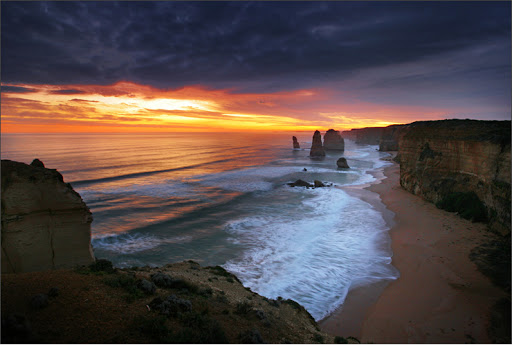
#> input picture landscape.jpg, 512 x 345 px, given in place of 1.jpg, which was not available
$ python hw11.py
#> lines starting #> are read from the running program, lines starting #| are printed output that depends on the picture
import cv2


def correlation(img):
    (img_B, img_G, img_R) = cv2.split(img)


for i in range(1, 11):
    img = cv2.imread(str(i) + ".jpg", cv2.IMREAD_COLOR)
#> img is the input picture: shape (345, 512, 3); mean B, G, R 72, 71.3, 82.4
    img = cv2.resize(img, dsize=(128, 128), interpolation=cv2.INTER_AREA)
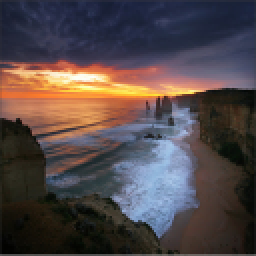
#> img: shape (128, 128, 3) (shown 2 times larger); mean B, G, R 72, 71.3, 82.4
    cv2.imshow("1", img)
    cv2.waitKey(0)
#> pass 2 of the loop `for i in range(1, 11):`:
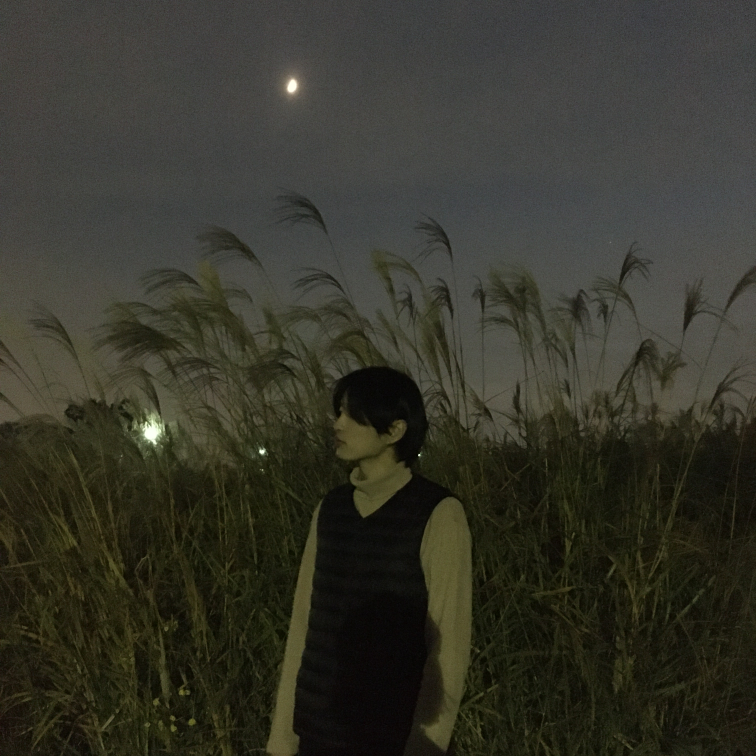
#> input picture wonjin.jpg, 3024 x 3024 px, given in place of 2.jpg, which was not available (shown at 1/4 size)
#> img is the input picture: shape (3024, 3024, 3); mean B, G, R 42.6, 53.3, 53.7
#> `img = cv2.resize(img, dsize=(128, 128), interpolation=cv2.INTER_AREA)`:
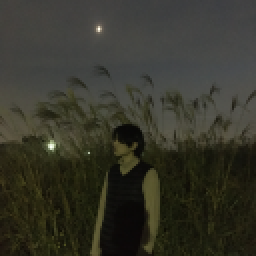
#> img: shape (128, 128, 3) (shown 2 times larger); mean B, G, R 42.6, 53.3, 53.7
#> (the run stopped early here; a loop or call above may not have finished)
